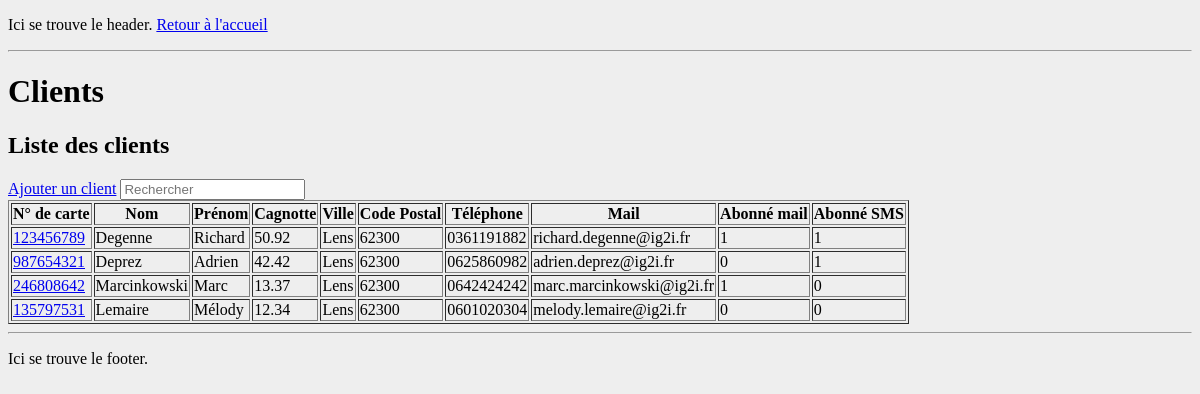
The page /?page=clients on the database its author committed.
### tables this page shows
CREATE TABLE `Clients` (
  `id` int(11) NOT NULL AUTO_INCREMENT COMMENT 'Numéro de carte',
  `numeroCarte` int(20) NOT NULL,
  `nom` varchar(50) NOT NULL COMMENT 'Nom du client',
  `prenom` varchar(50) NOT NULL COMMENT 'Prénom du client',
  `adresse` varchar(200) NOT NULL COMMENT 'Adresse du client',
  `ville` varchar(50) NOT NULL COMMENT 'Ville du client',
  `codePostal` int(11) DEFAULT NULL COMMENT 'Code postal du client',
  `telephone` varchar(20) DEFAULT NULL COMMENT 'Numéro de téléphone',
  `telephone2` varchar(20) DEFAULT NULL COMMENT 'Autre numéro de téléphone',
  `mail` varchar(100) DEFAULT NULL COMMENT 'Adresse mail du client',
  `aboMail` tinyint(4) NOT NULL COMMENT 'Booléen d''abonnement mail',
  `aboSms` tinyint(4) NOT NULL COMMENT 'Booléen d''abonnement SMS',
  `cagnotte` float NOT NULL COMMENT 'Cagnotte en cours',
  `dateDeNaissance` date DEFAULT NULL COMMENT 'Date de naissance du client',
  `interets` varchar(300) DEFAULT NULL COMMENT 'Centre d''intéret du client',
  PRIMARY KEY (`id`),
  UNIQUE KEY `numeroCarte` (`numeroCarte`)
);

### Database/db_functions.php (called while the page is built, shortened)
<?php
	$db = db_connect();
	function getAllClients()
	{
		global $db;
		$request = $db->prepare('SELECT * from `Clients`');
		$request->execute();
		$toReturn = array();
		while($data = $request->fetch())
		{
			$toReturn[] = array(
				"id" => $data['id'],
				"nom" => $data['nom'],
				"prenom" => $data['prenom'],
				"numeroCarte" => $data['numeroCarte'],
				"adresse" => $data['adresse'],
				"ville" => $data['ville'],
				"codePostal" => $data['codePostal'],
				"telephone" => $data['telephone'],
				"telephone2" => $data['telephone2'],
				"mail" => $data['mail'],
				"aboMail" => $data['aboMail'],
				"aboSms" => $data['aboSms'],
				"cagnotte" => $data['cagnotte'],
				"dateDeNaissance" => $data['dateDeNaissance'],
				"interets" => $data['interets']
				);
		}
		return $toReturn;
	}
?>

### Modules/clients.php (the view, shortened to what this page needs)
<?php
echo "<h1>Clients</h1>\n";
	if(isset($_GET["mode"]))
	{
		switch($_GET["mode"])
		{
			case "liste":
				liste();
				break;
			case "fiche":
				fiche();
				break;
			case "ajouter":
				ajouter();
				break;
			case "modifier":
				modifier();
				break;
			case "supprimer":
				supprimer();
				break;
			default:
				liste();
				break;
		}
	}
	else
	{
		liste();
	}
function liste()
{
	echo "<h2>Liste des clients</h2>\n";
	echo "<a href=\"index.php?page=clients&mode=ajouter\">Ajouter un client</a>\n";
	$clients = getAllClients();
	echo "<input type=\"text\" id=\"recherche\" placeholder=\"Rechercher\" />";
	echo "<table id=\"liste\" border=\"1\">\n<tr><th>N° de carte</th><th>Nom</th><th>Prénom</th><th>Cagnotte</th><th>Ville</th><th>Code Postal</th><th>Téléphone</th><th>Mail</th><th>Abonné mail</th><th>Abonné SMS</th></tr>\n";
	foreach($clients as $client)
	{
		echo "<tr id=\"$client[id]\"><td><a href=\"index.php?page=clients&mode=fiche&id=$client[id]\">$client[numeroCarte]</a></td><td>$client[nom]</td><td>$client[prenom]</td><td>$client[cagnotte]</td><td>$client[ville]</td><td>$client[codePostal]</td><td>$client[telephone]</td><td>$client[mail]</td><td>$client[aboMail]</td><td>$client[aboSms]</td></tr>\n";
	}
	echo "</table>";
}
	?>

### index.php (shortened to what this page needs)
<!DOCTYPE html>
<html lang="fr">
<head>
	<link rel="stylesheet" href="Stylesheets/default.css">
</head>
<body>
<?php
	include_once($filename["header"]);
	if (isset($_GET["page"]))
	{
		switch($_GET["page"])
		{
			case "clients":
				include_once($filename["clients"]);
				break;
		}
	}
	else
	{
		include_once($filename["accueil"]);
	}
	include_once($filename["footer"]);
?>
</body>
</html>

### Frame/header.php (shortened to what this page needs)
<div id="header">
	<p>Ici se trouve le header. <a href="?page=accueil">Retour à l'accueil</a></p>
	<hr />
</div>

### Frame/footer.php (shortened to what this page needs)
<div id="footer">
	<hr />
	<p>Ici se trouve le footer.</p>
</div>

### Stylesheets/default.css (style rules this page uses)
body { background-color:#eeeeee; }

### rows shown on the page
clients: numeroCarte "123456789", nom "Degenne", prenom "Richard", cagnotte "50.92", ville "Lens", codePostal "62300", telephone "0361191882", mail "richard.degenne@ig2i.fr", aboMail "1", aboSms "1"
clients: numeroCarte "987654321", nom "Deprez", prenom "Adrien", cagnotte "42.42", ville "Lens", codePostal "62300", telephone "0625860982", mail "adrien.deprez@ig2i.fr", aboMail "0", aboSms "1"
clients: numeroCarte "246808642", nom "Marcinkowski", prenom "Marc", cagnotte "13.37", ville "Lens", codePostal "62300", telephone "0642424242", mail "marc.marcinkowski@ig2i.fr", aboMail "1", aboSms "0"
clients: numeroCarte "135797531", nom "Lemaire", prenom "Mélody", cagnotte "12.34", ville "Lens", codePostal "62300", telephone "0601020304", mail "melody.lemaire@ig2i.fr", aboMail "0", aboSms "0"
